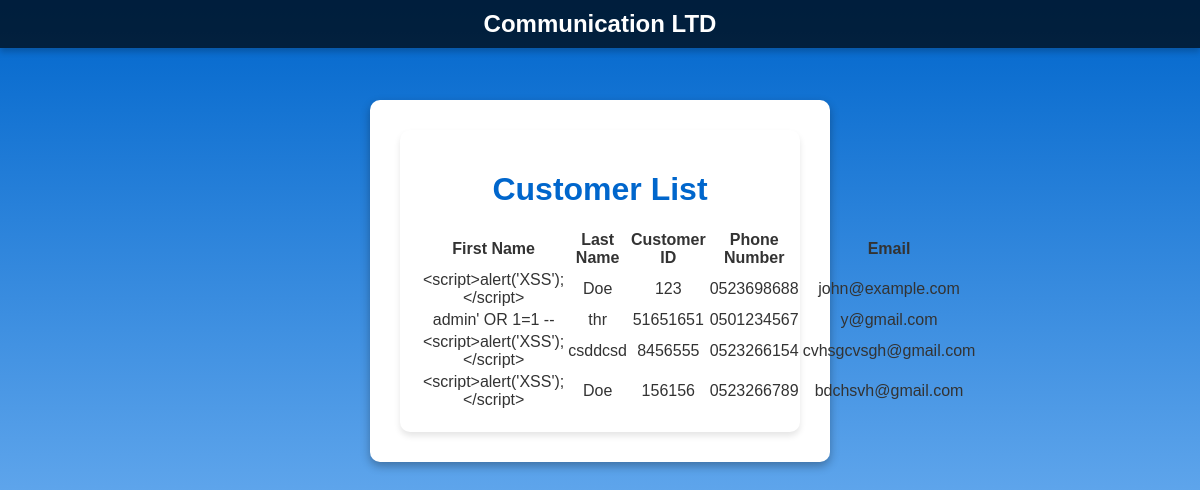
/customer_list/ (signed in), run on the app's committed database.
### users/models.py (models this page shows, shortened)
class Customer(models.Model):
    first_name = models.CharField(max_length=100)
    last_name = models.CharField(max_length=100)
    customer_id = models.CharField(max_length=25)
    phone_number = models.CharField(max_length=15)  # אם צריך להכליל קידומת
    email = models.EmailField(unique=True)

### users/views.py (the view)
# urls.py: path('customer_list/', views.customer_list, name='customer_list'),
@login_required
def customer_list(request):
    customers = Customer.objects.all()  # שליפת כל הלקוחות
    return render(request, 'customer_list.html', {'customers': customers})

### templates/customer_list.html (shortened to what this page needs)
{% extends 'base.html' %}
{% block content %}
<div class="form-container">
    <h1>Customer List</h1>
    <table>
        <thead>
            <tr>
                <th>First Name</th>
                <th>Last Name</th>
                <th>Customer ID</th>
                <th>Phone Number</th>
                <th>Email</th>
            </tr>
        </thead>
        <tbody>
            {% for customer in customers %}
            <tr>
                <td>{{ customer.first_name }}</td>
                <td>{{ customer.last_name }}</td>
                <td>{{ customer.customer_id }}</td>
                <td>{{ customer.phone_number }}</td>
                <td>{{ customer.email }}</td>
            </tr>
            {% empty %}
            <tr>
                <td colspan="5">No customers available.</td>
            </tr>
            {% endfor %}
        </tbody>
    </table>
</div>
{% endblock %}

### static/css/styles.css (style rules this page uses)
body { font-family: Arial, sans-serif; margin: 0; padding: 0; background: linear-gradient(to bottom, #0066cc, #99ccff); color: white; display: flex; flex-direction: column; justify-content: flex-start; align-items: center; min-height: 100vh; }
h1 { margin-bottom: 20px; color: #0066cc; }
.form-container { background: white; padding: 20px; border-radius: 10px; box-shadow: 0 4px 6px rgba(0, 0, 0, 0.1); width: 90%; max-width: 400px; margin: auto; }

### data on the page
Customer: first_name "<script>alert('XSS');</script>", last_name "Doe", customer_id "123", phone_number "0523698688", email "john@example.com"
Customer: first_name "admin' OR 1=1 --", last_name "thr", customer_id "51651651", phone_number "0501234567", email "y@gmail.com"
Customer: first_name "<script>alert('XSS');</script>", last_name "csddcsd", customer_id "8456555", phone_number "0523266154", email "cvhsgcvsgh@gmail.com"
Customer: first_name "<script>alert('XSS');</script>", last_name "Doe", customer_id "156156", phone_number "0523266789", email "bdchsvh@gmail.com"
